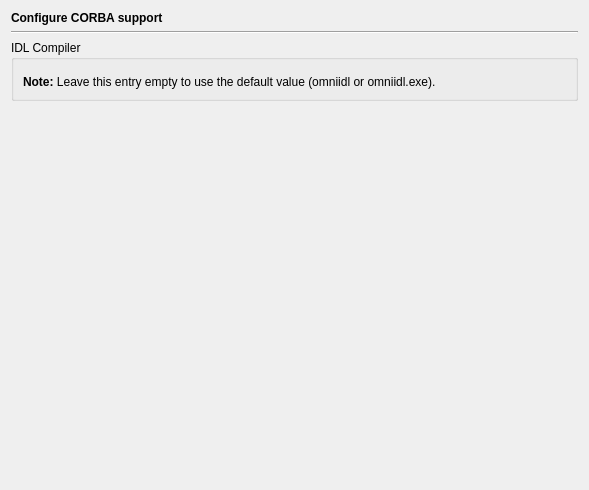
<?xml version="1.0" encoding="UTF-8"?>
<ui version="4.0">
 <class>CorbaPage</class>
 <widget class="QWidget" name="CorbaPage">
  <property name="geometry">
   <rect>
    <x>0</x>
    <y>0</y>
    <width>589</width>
    <height>490</height>
   </rect>
  </property>
  <layout class="QVBoxLayout">
   <item>
    <widget class="QLabel" name="headerLabel">
     <property name="text">
      <string>&lt;b&gt;Configure CORBA support&lt;/b&gt;</string>
     </property>
    </widget>
   </item>
   <item>
    <widget class="Line" name="line13">
     <property name="frameShape">
      <enum>QFrame::HLine</enum>
     </property>
     <property name="frameShadow">
      <enum>QFrame::Sunken</enum>
     </property>
     <property name="orientation">
      <enum>Qt::Horizontal</enum>
     </property>
    </widget>
   </item>
   <item>
    <widget class="QGroupBox" name="groupBox">
     <property name="title">
      <string>IDL Compiler</string>
     </property>
     <layout class="QVBoxLayout" name="verticalLayout">
      <item>
       <widget class="E5PathPicker" name="idlPicker" native="true">
        <property name="focusPolicy">
         <enum>Qt::StrongFocus</enum>
        </property>
        <property name="toolTip">
         <string>Enter the path to the IDL compiler.</string>
        </property>
       </widget>
      </item>
      <item>
       <widget class="QLabel" name="textLabel1_4">
        <property name="text">
         <string>&lt;b&gt;Note:&lt;/b&gt; Leave this entry empty to use the default value (omniidl or omniidl.exe).</string>
        </property>
       </widget>
      </item>
     </layout>
    </widget>
   </item>
   <item>
    <spacer>
     <property name="orientation">
      <enum>Qt::Vertical</enum>
     </property>
     <property name="sizeHint" stdset="0">
      <size>
       <width>20</width>
       <height>81</height>
      </size>
     </property>
    </spacer>
   </item>
  </layout>
 </widget>
 <customwidgets>
  <customwidget>
   <class>E5PathPicker</class>
   <extends>QWidget</extends>
   <header>E5Gui/E5PathPicker.h</header>
   <container>1</container>
  </customwidget>
 </customwidgets>
 <resources/>
 <connections/>
</ui>
